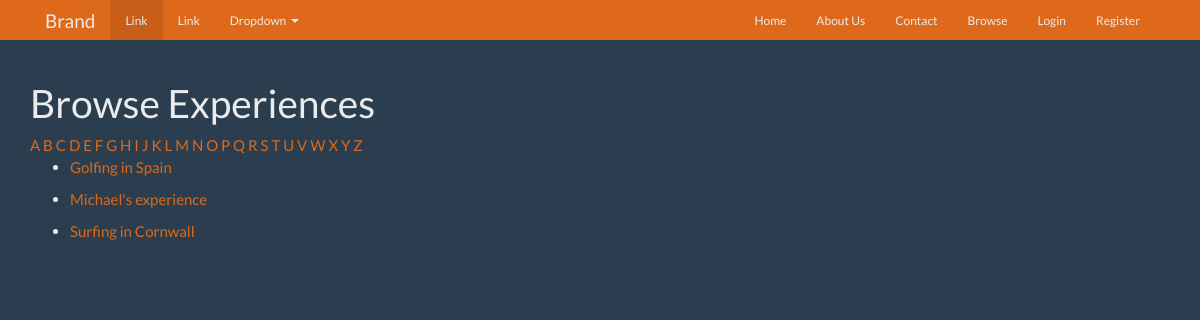
The page /browse/name/ on the database as committed earlier.
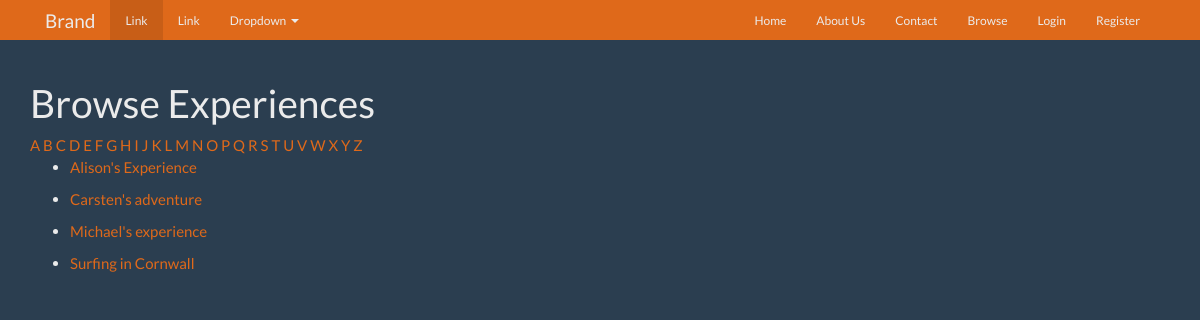
The same page on the database as committed later.
### tpe/models.py (models this page shows, shortened)
class Experience(models.Model):
    name = models.CharField(max_length=255)
    description = models.TextField()
    slug = models.SlugField(unique=True)
    user = models.OneToOneField(User, blank=True, null=True)

### tpe/views.py (the view)
# urls.py: url(r'^browse/name/$', views.browse_by_name, name='browse'),
def browse_by_name(request, initial=None):
    if initial:
        experiences = Experience.objects.filter(name__istartswith=initial)
        experiences = experiences.order_by('name')
    else:
        experiences = Experience.objects.all().order_by('name')
    return render(request, 'search/search.html', {
        'experiences': experiences,
        'initial': initial,
    })

### tpe/templates/search/search.html (shortened to what this page needs)
{%  extends 'layouts/base.html' %}
{% block content %}
    <h1>Browse Experiences{%  if initial %} Starting with '{{ initial|title }}' {% endif %}</h1>
    {%  for letter in 'abcdefghijklmnopqrstuvwxyz' %}
        <a href="{% url 'browse_by_name' initial=letter %}" {% if initial == letter %}class="active" {% endif %}>{{ letter|upper }}</a>
    {% endfor %}
    {% for experience in experiences %}
    <ul>
        <li>
            <a href="{% url 'experience_detail' slug=experience.slug %}">{{  experience.name }}</a>
        </li>
    </ul>
    {% empty %}
    <p>Sorry, no results!</p>
    {% endfor %}
{% endblock %}

Rows that differ between the two databases and show on the page:
changed Experience: name "Golfing in Spain" → "Alison's Experience"
added Experience: name "Carsten's adventure"
